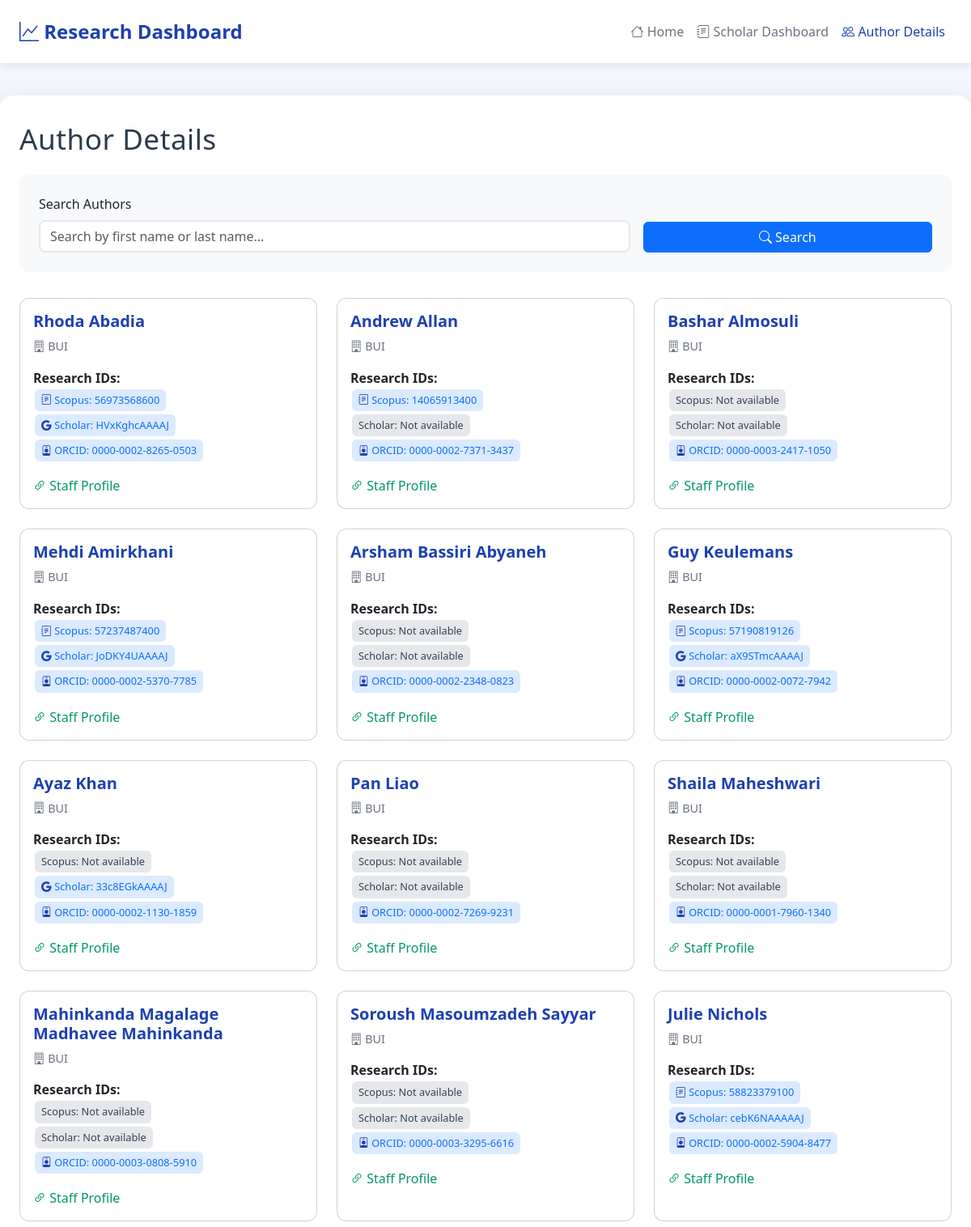
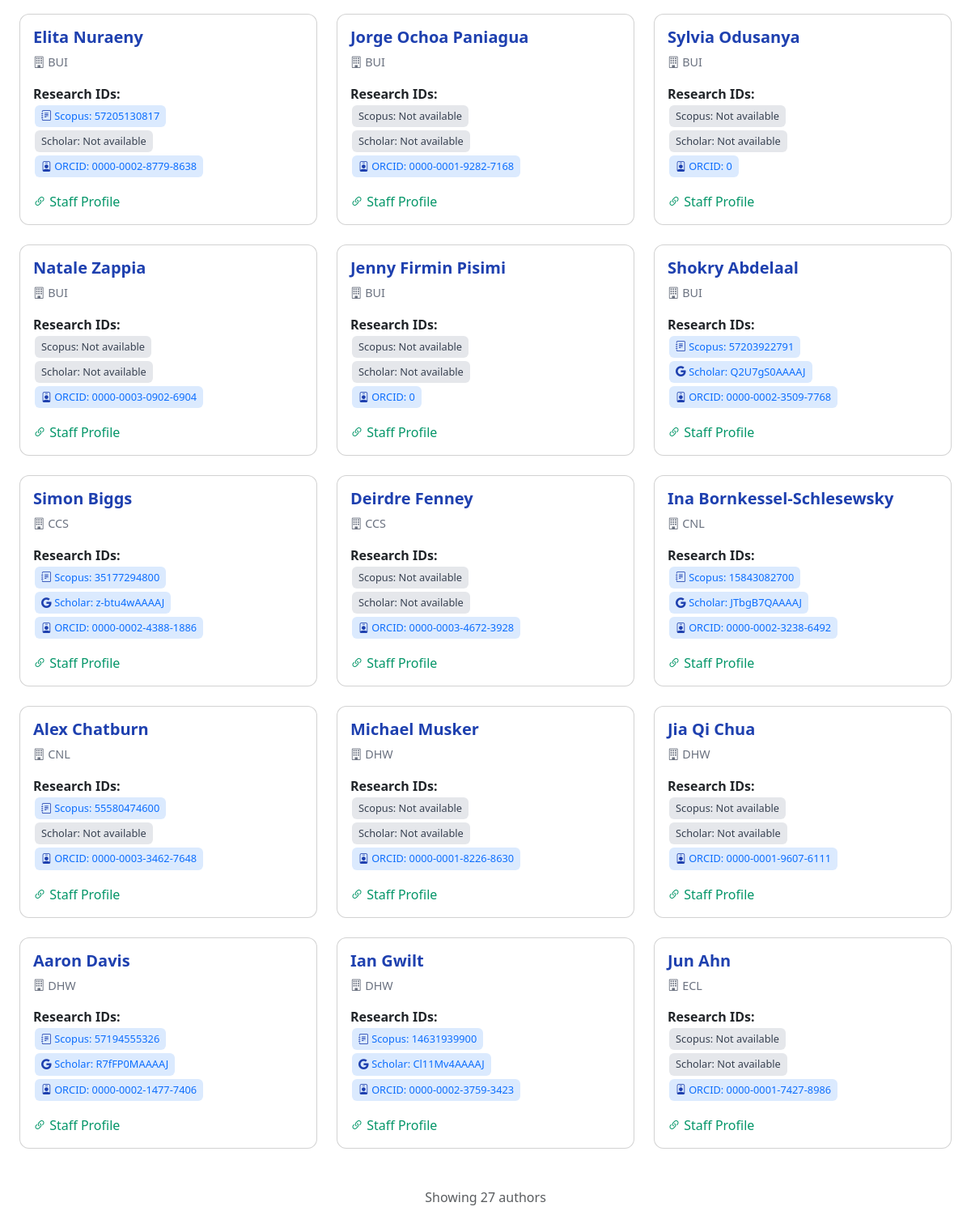
Screenshot of /authors/ with the database file from the repository (2 pictures, top to bottom).
### research/models.py (models this page shows, shortened)
class Author(models.Model):
    first_name = models.CharField(max_length=100)
    last_name = models.CharField(max_length=100)
    research_group = models.ForeignKey(ResearchGroup, on_delete=models.CASCADE)
    scopus_id = models.CharField(max_length=100, blank=True, null=True)
    scholar_id = models.CharField(max_length=100, blank=True, null=True)
    orcid_id = models.CharField(max_length=100, blank=True, null=True)
    staff_url = models.URLField(max_length=255)

class ResearchGroup(models.Model):
    name = models.CharField(max_length=255, unique=True)

### research/views.py (the view)
# urls.py: path('authors/', views.author_details, name='author_details'),
def author_details(request):
    search_query = request.GET.get('search', '')
    authors = Author.objects.select_related('research_group').all()
    if search_query:
        authors = authors.filter(
            Q(first_name__icontains=search_query) |
            Q(last_name__icontains=search_query)
        )
    context = {
        'authors': authors,
        'search_query': search_query,
    }
    return render(request, 'research/author_details.html', context)

### research/templates/research/author_details.html (shortened to what this page needs)
{% load static %}
<!DOCTYPE html>
<html lang="en">
<head>
    <link href="https://cdn.jsdelivr.net/npm/bootstrap@5.3.0/dist/css/bootstrap.min.css" rel="stylesheet">
    <link rel="stylesheet" href="https://cdn.jsdelivr.net/npm/bootstrap-icons@1.7.2/font/bootstrap-icons.css">
</head>
<body>
    <nav class="navbar navbar-expand-lg">
        <div class="container-fluid px-4">
            <a class="navbar-brand" href="{% url 'index' %}">
                <i class="bi bi-graph-up"></i> Research Dashboard
            </a>
            <div class="collapse navbar-collapse" id="navbarNav">
                <ul class="navbar-nav ms-auto">
                    <li class="nav-item">
                        <a class="nav-link" href="{% url 'index' %}">
                            <i class="bi bi-house"></i> Home
                        </a>
                    </li>
                    <li class="nav-item">
                        <a class="nav-link" href="{% url 'scholar_dashboard' %}">
                            <i class="bi bi-journal-text"></i> Scholar Dashboard
                        </a>
                    </li>
                    <li class="nav-item">
                        <a class="nav-link active" href="{% url 'author_details' %}">
                            <i class="bi bi-people"></i> Author Details
                        </a>
                    </li>
                </ul>
            </div>
        </div>
    </nav>
    <div class="container">
        <h1 class="mb-4">Author Details</h1>
        <div class="search-container">
            <form method="get" class="row g-3">
                <div class="col-md-8">
                    <label for="search" class="form-label">Search Authors</label>
                    <input type="text" class="form-control search-input" id="search" name="search"
                           value="{{ search_query }}" placeholder="Search by first name or last name...">
                </div>
                <div class="col-md-4 d-flex align-items-end">
                    <button type="submit" class="btn btn-primary w-100">
                        <i class="bi bi-search"></i> Search
                    </button>
                </div>
            </form>
        </div>
        <div class="row">
            {% for author in authors %}
            <div class="col-md-6 col-lg-4 mb-4">
                <div class="card author-card h-100">
                    <div class="card-body">
                        <h5 class="card-title author-name">{{ author.first_name }} {{ author.last_name }}</h5>
                        <p class="card-text research-group">
                            <i class="bi bi-building"></i> {{ author.research_group.name }}
                        </p>
                        <div class="mb-3">
                            <strong>Research IDs:</strong><br>
                            {% if author.scopus_id %}
                                <span class="id-badge has-value">
                                    <i class="bi bi-journal-text"></i>
                                    <a href="https://www.scopus.com/authid/detail.uri?authorId={{ author.scopus_id }}" target="_blank" class="text-decoration-none">
                                        Scopus: {{ author.scopus_id }}
                                    </a>
                                </span>
                            {% else %}
                                <span class="id-badge">Scopus: Not available</span>
                            {% endif %}
                            <br>
                            {% if author.scholar_id %}
                                <span class="id-badge has-value">
                                    <i class="bi bi-google"></i>
                                    <a href="https://scholar.google.com/citations?user={{ author.scholar_id }}" target="_blank" class="text-decoration-none">
                                        Scholar: {{ author.scholar_id }}
                                    </a>
                                </span>
                            {% else %}
                                <span class="id-badge">Scholar: Not available</span>
                            {% endif %}
                            <br>
                            {% if author.orcid_id %}
                                <span class="id-badge has-value">
                                    <i class="bi bi-person-badge"></i>
                                    <a href="https://orcid.org/{{ author.orcid_id }}" target="_blank" class="text-decoration-none">
                                        ORCID: {{ author.orcid_id }}
                                    </a>
                                </span>
                            {% else %}
                                <span class="id-badge">ORCID: Not available</span>
                            {% endif %}
                        </div>
                        {% if author.staff_url %}
                        <div class="mt-auto">
                            <a href="{{ author.staff_url }}" target="_blank" class="staff-link">
                                <i class="bi bi-link-45deg"></i> Staff Profile
                            </a>
                        </div>
                        {% endif %}
                    </div>
                </div>
            </div>
            {% endfor %}
        </div>
        {% if authors %}
        <div class="mt-4 text-center">
            <p class="text-muted">Showing {{ authors|length }} author{{ authors|length|pluralize }}</p>
        </div>
        {% endif %}
    </div>
</body>
</html>

### research/templates/research/author_details.html (style rules this page uses)
body { background: #f4f6fb; font-family: 'Segoe UI', 'Roboto', Arial, sans-serif; }
.navbar { background: #fff; box-shadow: 0 2px 10px rgba(0,0,0,0.1); padding: 1rem 0; }
.navbar-brand { font-weight: 600; color: #1e40af !important; font-size: 1.5rem; }
.nav-link { color: #6b7280 !important; font-weight: 500; transition: color 0.2s; }
.nav-link:hover, .nav-link.active { color: #1e40af !important; }
.container { max-width: 1200px; margin: 40px auto; background: #fff; border-radius: 16px; box-shadow: 0 4px 24px rgba(0,0,0,0.08); padding: 32px 24px; }
h1 { color: #2d3a4b; margin-bottom: 32px; font-size: 2.2rem; letter-spacing: 0.5px; }
.search-container { background: #f8f9fa; border-radius: 12px; padding: 24px; margin-bottom: 32px; }
.author-card { border-radius: 12px; transition: transform 0.2s, box-shadow 0.2s; }
.author-name { color: #1e40af; font-weight: 600; }
.research-group { color: #6b7280; font-size: 0.9rem; }
.id-badge { background: #e5e7eb; color: #374151; padding: 4px 8px; border-radius: 6px; font-size: 0.8rem; margin: 2px; display: inline-block; }
.id-badge.has-value { background: #dbeafe; color: #1e40af; }
.staff-link { color: #059669; text-decoration: none; }
.search-input { border-radius: 8px; border: 2px solid #e5e7eb; }

### rows the page displays
Author: first_name "Rhoda", last_name "Abadia", research_group.name "BUI", scopus_id "56973568600", scholar_id "HVxKghcAAAAJ", orcid_id "0000-0002-8265-0503"
Author: first_name "Andrew", last_name "Allan", research_group.name "BUI", scopus_id "14065913400", scholar_id "Scholar: Not available", orcid_id "0000-0002-7371-3437"
Author: first_name "Bashar", last_name "Almosuli", research_group.name "BUI", scopus_id "Scopus: Not available", scholar_id "Scholar: Not available", orcid_id "0000-0003-2417-1050"
Author: first_name "Mehdi", last_name "Amirkhani", research_group.name "BUI", scopus_id "57237487400", scholar_id "JoDKY4UAAAAJ", orcid_id "0000-0002-5370-7785"
Author: first_name "Arsham", last_name "Bassiri Abyaneh", research_group.name "BUI", scopus_id "Scopus: Not available", scholar_id "Scholar: Not available", orcid_id "0000-0002-2348-0823"
Author: first_name "Guy", last_name "Keulemans", research_group.name "BUI", scopus_id "57190819126", scholar_id "aX9STmcAAAAJ", orcid_id "0000-0002-0072-7942"
Author: first_name "Ayaz", last_name "Khan", research_group.name "BUI", scopus_id "Scopus: Not available", scholar_id "33c8EGkAAAAJ", orcid_id "0000-0002-1130-1859"
Author: first_name "Pan", last_name "Liao", research_group.name "BUI", scopus_id "Scopus: Not available", scholar_id "Scholar: Not available", orcid_id "0000-0002-7269-9231"
Author: first_name "Shaila", last_name "Maheshwari", research_group.name "BUI", scopus_id "Scopus: Not available", scholar_id "Scholar: Not available", orcid_id "0000-0001-7960-1340"
Author: first_name "Mahinkanda Magalage Madhavee", last_name "Mahinkanda", research_group.name "BUI", scopus_id "Scopus: Not available", scholar_id "Scholar: Not available", orcid_id "0000-0003-0808-5910"
Author: first_name "Soroush", last_name "Masoumzadeh Sayyar", research_group.name "BUI", scopus_id "Scopus: Not available", scholar_id "Scholar: Not available", orcid_id "0000-0003-3295-6616"
Author: first_name "Julie", last_name "Nichols", research_group.name "BUI", scopus_id "58823379100", scholar_id "cebK6NAAAAAJ", orcid_id "0000-0002-5904-8477"
Author: first_name "Elita", last_name "Nuraeny", research_group.name "BUI", scopus_id "57205130817", scholar_id "Scholar: Not available", orcid_id "0000-0002-8779-8638"
Author: first_name "Jorge", last_name "Ochoa Paniagua", research_group.name "BUI", scopus_id "Scopus: Not available", scholar_id "Scholar: Not available", orcid_id "0000-0001-9282-7168"
Author: first_name "Sylvia", last_name "Odusanya", research_group.name "BUI", scopus_id "Scopus: Not available", scholar_id "Scholar: Not available", orcid_id "0"
Author: first_name "Natale", last_name "Zappia", research_group.name "BUI", scopus_id "Scopus: Not available", scholar_id "Scholar: Not available", orcid_id "0000-0003-0902-6904"
Author: first_name "Jenny Firmin", last_name "Pisimi", research_group.name "BUI", scopus_id "Scopus: Not available", scholar_id "Scholar: Not available", orcid_id "0"
Author: first_name "Shokry", last_name "Abdelaal", research_group.name "BUI", scopus_id "57203922791", scholar_id "Q2U7gS0AAAAJ", orcid_id "0000-0002-3509-7768"
Author: first_name "Simon", last_name "Biggs", research_group.name "CCS", scopus_id "35177294800", scholar_id "z-btu4wAAAAJ", orcid_id "0000-0002-4388-1886"
Author: first_name "Deirdre", last_name "Fenney", research_group.name "CCS", scopus_id "Scopus: Not available", scholar_id "Scholar: Not available", orcid_id "0000-0003-4672-3928"
Author: first_name "Ina", last_name "Bornkessel-Schlesewsky", research_group.name "CNL", scopus_id "15843082700", scholar_id "JTbgB7QAAAAJ", orcid_id "0000-0002-3238-6492"
Author: first_name "Alex", last_name "Chatburn", research_group.name "CNL", scopus_id "55580474600", scholar_id "Scholar: Not available", orcid_id "0000-0003-3462-7648"
Author: first_name "Michael", last_name "Musker", research_group.name "DHW", scopus_id "Scopus: Not available", scholar_id "Scholar: Not available", orcid_id "0000-0001-8226-8630"
Author: first_name "Jia Qi", last_name "Chua", research_group.name "DHW", scopus_id "Scopus: Not available", scholar_id "Scholar: Not available", orcid_id "0000-0001-9607-6111"
Author: first_name "Aaron", last_name "Davis", research_group.name "DHW", scopus_id "57194555326", scholar_id "R7fFP0MAAAAJ", orcid_id "0000-0002-1477-7406"
Author: first_name "Ian", last_name "Gwilt", research_group.name "DHW", scopus_id "14631939900", scholar_id "Cl11Mv4AAAAJ", orcid_id "0000-0002-3759-3423"
Author: first_name "Jun", last_name "Ahn", research_group.name "ECL", scopus_id "Scopus: Not available", scholar_id "Scholar: Not available", orcid_id "0000-0001-7427-8986"

### other values shown
{{ authors|length }} "27"
